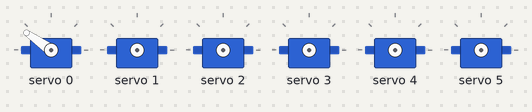
A sketch run on a simulated Arduino Uno, built with avr-gcc and run on an emulated ATmega328P. On the bench: 6 × servo. What the sketch prints to the serial monitor is not drawn.

Above: at 0.05 s.
At 1.85 s:
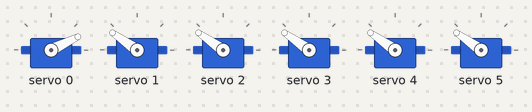
At 2.25 s:
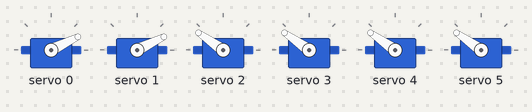
At 2.7 s:
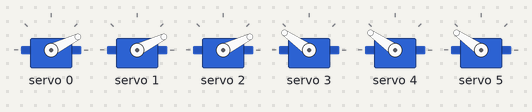
At 3.15 s:
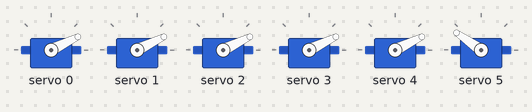
At 3.6 s:
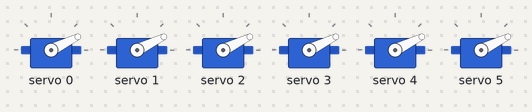
Timing chart, 0 to 8.3 s (numbered marks = the images above):
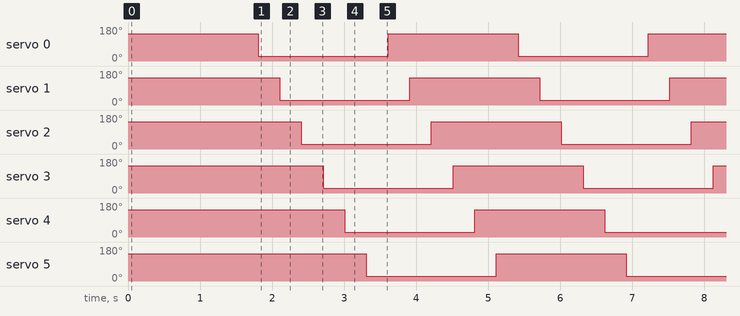

Measured:
- by itself, servo 0–5: alternates 145° for 1.8 s and 26° for 1.8 s

The sketch:

queuedServos.ino
```cpp
#include <Wire.h>
#include <Adafruit_PWMServoDriver.h>

Adafruit_PWMServoDriver drive = Adafruit_PWMServoDriver();

int max = 500;
int min = 200;

void setup(){
  Serial.begin(9600);
  Serial.println("New Test");

  drive.begin();
  drive.setPWMFreq(60);

  yield();
}

void loop(){
  for(int motor = 0; motor < 6; motor++){
    drive.setPWM(motor, 0, max);
    delay(300);
  }

  for(int motor = 0; motor < 6; motor++){
    drive.setPWM(motor, 0, min);
    delay(300);
  }
}
```
